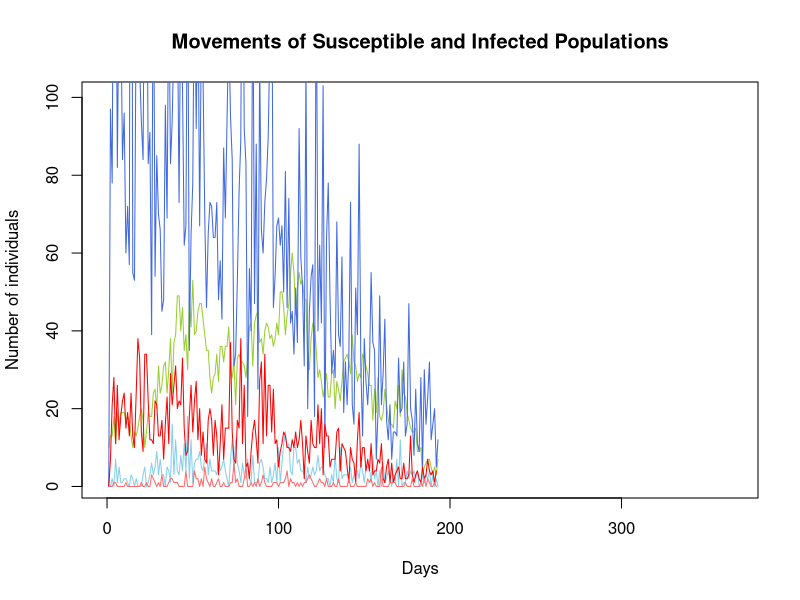

The R source for this figure:
# Version 2 - working version

library(tidyverse)

setwd("/Users/sonnybacigalupo/Documents/GitHub/asf-wild-boar")

# User define wd
if(Sys.info()["user"]=="adamkuchars" | Sys.info()["user"]=="akucharski" | Sys.info()["user"]=="adamkucharski") {
  setwd("~/Documents/GitHub/asf-wild-boar/")
}


# Set up model parameters ------------------------------------------------------------

#Set up numbers
n_population <- 3
max_time <- 365 # in days

# Setting up an array

patchNames=c("forest","border","outside")
stateNames=c("S","I")
n.patch=length(patchNames)
n.state=length(stateNames)
c_trace_tab<- array(NA,dim=c(length(1:max_time),n.patch,n.state),dimnames=list(NULL,patchNames,stateNames))

# Initial conditions
init_pop_s <- rep(0,n.patch)
init_pop_s[1] <- 1000  # Number of susceptible

init_pop_i <- rep(0,n.patch)
init_pop_i[1] <- 10  # Number of infected

c_trace_tab[1,,"S"] <- init_pop_s # Set number of susceptible in forest
c_trace_tab[1,,"I"] <- init_pop_i # Set number of infected in forest

c_trace_tab[1,"forest","S"] # Check numbers
c_trace_tab[1,"forest","I"] 

# Transmission rate  (i.e. R0*gamma)
beta <-0.22
infection_death <- 1/5 # 5 day lifespan

# Read in movement data (per week)
move_data <- read_csv("move_matrix.csv",col_names = T) %>% as.matrix.data.frame()

# Convert data to daily rate
move_data_daily_0 <- move_data

# Make sure matrix is daily probability of movement to each other location by location
# i.e. columns sum up to 1
move_data_daily_0 <- move_data_daily_0/colSums(move_data_daily_0)

# Set up birth, death parameters per day
birth_per_capita <- 0.45*5/365 # Assumes 90% of females (50% of population) have 5 piglets per year
cull_probability <- 0.5/365
death_probability <- (0.1/365 + cull_probability) # Assumes lifespan 10 years
carrying_capacity <- c(1e4,100,1e5) # How many boar sustainable in different areas
daily_sd_movement <- 0.4 # Daily measure of variation in movement



# Run model ---------------------------------------------------------------

# Loop over time, with population movements from matrix

for(tt in 2:max_time){ # iterate over days
  
  pop_time_tt <- c_trace_tab[tt-1,,] # Population at start of this day
  new_total <- pop_time_tt # set up matrix to store new values
  
  # Loop over infection compartments
  for(kk in 1:2){
    
    # Choose compartment to move
    if(kk==1){pick_p <- "S"}
    if(kk==2){pick_p <- "I"}
    
    # Add randomness to probability of movement
    move_data_daily <- matrix(rlnorm(9,mean=log(move_data_daily_0),sd=daily_sd_movement),nrow=n.patch,byrow=F) # generate random daily values for movement
    move_data_daily <- t(t(move_data_daily)/colSums(move_data_daily)) # Make sure everything sums up to 1. eg sum(move_data_daily[1])

    # Calculate susceptible transitions
    pop_f_to_f <- rbinom(1,  pop_time_tt[1,pick_p],move_data_daily[1,1]) # How many stay in forest
    pop_f_to_b <- rbinom(1,  pop_time_tt[1,pick_p] -pop_f_to_f,move_data_daily[2,1]/(move_data_daily[2,1]+move_data_daily[3,1])) # Of those that leave forest, how many go to border
    pop_f_to_o <- as.integer(pop_time_tt[1,pick_p] - pop_f_to_f - pop_f_to_b) # The rest must go to outside
    
    pop_b_to_f <- rbinom(1,  pop_time_tt[2,pick_p],move_data_daily[1,2]) # How many go to in forest
    pop_b_to_b <- rbinom(1,  pop_time_tt[2,pick_p]-pop_b_to_f,move_data_daily[2,2]/(move_data_daily[2,2]+move_data_daily[3,2])) # Of rest, how many stay
    pop_b_to_o <- as.integer(pop_time_tt[2,pick_p] - pop_b_to_f - pop_b_to_b) # The rest must stay outside
    
    pop_o_to_f <- rbinom(1,  pop_time_tt[3,pick_p],move_data_daily[1,3]) # How many go to forest
    pop_o_to_b <- rbinom(1,  pop_time_tt[3,pick_p]-pop_o_to_f,move_data_daily[2,3]/(move_data_daily[2,3]+move_data_daily[3,3])) # Of rest, how many go to border
    pop_o_to_o <- as.integer(pop_time_tt[3,pick_p] - pop_o_to_f - pop_o_to_b) # The rest must go to outside
  
    # Tally up new populations after movement
    new_pop_f <- pop_f_to_f+pop_b_to_f+pop_o_to_f
    new_pop_b <- pop_f_to_b+pop_b_to_b+pop_o_to_b
    new_pop_o <- pop_f_to_o+pop_b_to_o+pop_o_to_o
    
    new_total[,pick_p] <- c(new_pop_f,new_pop_b,new_pop_o)
    
  }
  
  # Add disease transitions
  
  S_to_I <- rpois(3,lambda=beta*new_total[,"S"]*new_total[,"I"]/rowSums(new_total) ) # generate random infections 
  I_to_death <- rpois(3,lambda=infection_death*new_total[,"I"] ) # generate random infections 
  
  new_total[,"S"] <- pmax(new_total[,"S"] - S_to_I,0)  # (+ check S >=0)
  new_total[,"I"] <- new_total[,"I"] + S_to_I - I_to_death
  
  # Births and deaths into different compartments
  scaled_births_with_carrying_capacity <- birth_per_capita*pmax(0,(1-new_total[,"S"]/carrying_capacity) ) # Calculate birth rate, scaling to reduce as nearer carrying capacity
  new_births_S<- rpois(n_population,lambda = new_total[,"S"]*scaled_births_with_carrying_capacity) # Add Poisson births
  
  new_deaths_S <- rbinom(n_population,size=new_total[,"S"],prob=death_probability) # Add deaths
  new_deaths_I <- rbinom(n_population,size=new_total[,"I"],prob=death_probability) # Add deaths

  # Store new populations
  c_trace_tab[tt,,"S"] <- new_total[,"S"] + new_births_S - new_deaths_S # Add births and subtract deaths from total
  c_trace_tab[tt,,"I"] <- new_total[,"I"]  - new_deaths_I # Subtract deaths from total
    
  }



# Plot outplots -----------------------------------------------------------



c_trace_tab[1:5,,"S"] # Check first few iterations

c_trace_tab[1:5,,"I"]

# Plot populations

# par(mar=c(3,3,1,1))

plot(c_trace_tab[,,],col="white", 
     main = "Movements of Susceptible and Infected Populations", xlab = "Days", ylab = "Number of individuals", 
     xlim=c(0,max_time),ylim=c(1,1e2))

col_pick_s <- list("green","royalblue","red")
col_pick_i <- list("olivedrab3","skyblue","indianred1")


for(ii in 1:n.patch){
  
  lines(c_trace_tab[,ii,"S"],col=col_pick_s[[ii]])
  lines(c_trace_tab[,ii,"I"],col=col_pick_i[[ii]])
  
}

legend(1,3000,legend = c("s_forest","s_border","s_outside","i_forest","i_border","i_outside"), 
col = c("green","royalblue","red","olivedrab3","skyblue","indianred1"), lty = 1, border = "black", cex=0.5)

